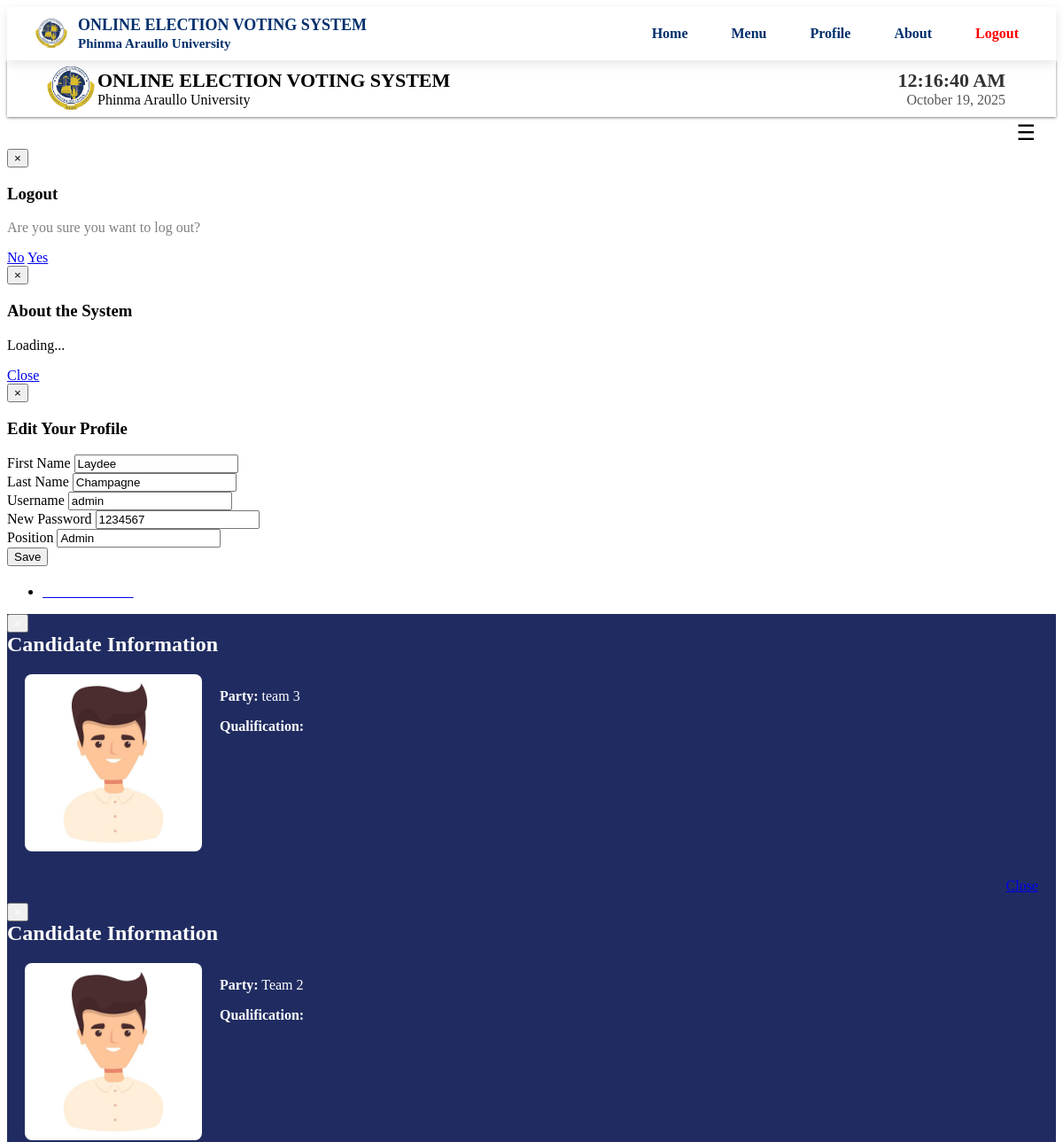
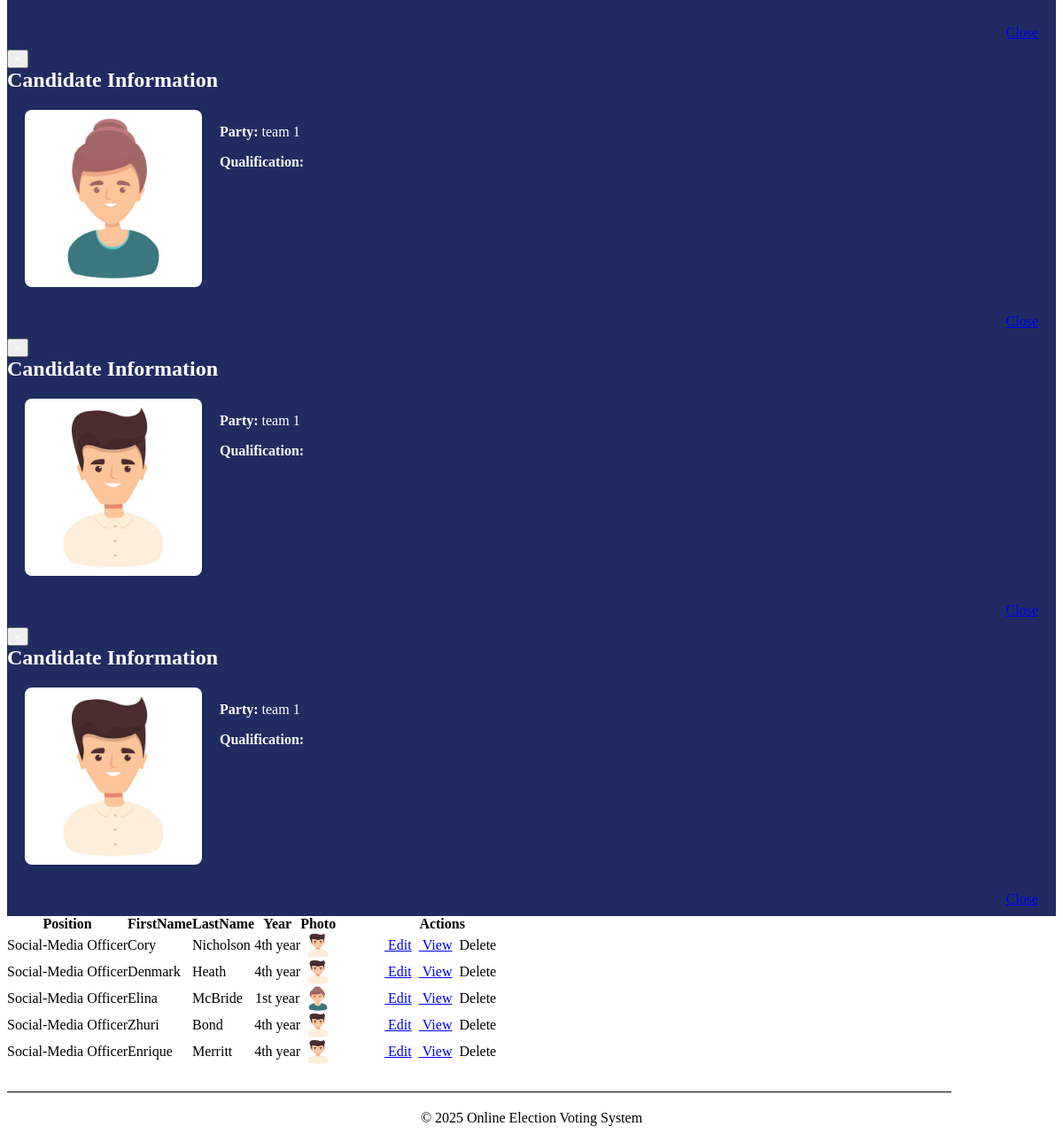
The page /admin/Socialmediaofficer.php (signed in) on the database its author committed (2 pictures, top to bottom).
### tables this page shows
CREATE TABLE `users` (
  `User_id` int(11) NOT NULL,
  `FirstName` varchar(100) NOT NULL,
  `LastName` varchar(100) NOT NULL,
  `UserName` varchar(100) NOT NULL,
  `Password` varchar(100) NOT NULL,
  `User_Type` varchar(50) NOT NULL,
  `Position` varchar(100) NOT NULL
);

CREATE TABLE `candidate` (
  `CandidateID` int(11) NOT NULL,
  `abc` varchar(1) NOT NULL,
  `Position` varchar(200) NOT NULL,
  `Party` varchar(100) NOT NULL,
  `FirstName` varchar(200) NOT NULL,
  `LastName` varchar(200) NOT NULL,
  `MiddleName` varchar(100) NOT NULL,
  `Gender` varchar(6) NOT NULL,
  `Year` varchar(100) NOT NULL,
  `Photo` varchar(200) NOT NULL,
  `Qualification` text NOT NULL
);

### admin/session.php (called while the page is built, shortened)
<?php
$id_session=$_SESSION['id'];
?>

### admin/Socialmediaofficer.php (the view, shortened to what this page needs)
<?php
include('session.php');
include('header.php');
include('dbcon.php');
?>
</head>
<body>
<?php include('nav_top.php'); ?>
<div class="wrapper">
<div class="home_body">
<?php include('menusidebar.php'); ?>
<section style="margin-top: 20px;">
<section>
	<div id="element" class="hero-body">
	<div class="pagination">
		  <ul>
    <li><a href="new_candidate.php"><font color="white"><i class="icon-plus icon-large"></i>Add Candidates</font></a></li>
    </ul>
	</div>
	<table class="users-table">
<div class="demo_jui">
		<table cellpadding="0" cellspacing="0" border="0" class="display" id="log" class="jtable">
			<thead>
				<tr>
				<th>Position</th>
				<th>FirstName</th>
				<th>LastName</th>
				<th>Year</th>
				<th>Photo</th>
				<th>Actions</th>
				</tr>
			</thead>
			<tbody>
<?php $candidate_query=mysqli_query($conn,"select  * from candidate where Position='Social-Media Officer'");
		while($candidate_rows=mysqli_fetch_array($candidate_query)){ $id=$candidate_rows['CandidateID'];
		?>
<tr class="del<?php echo $id ?>">
	<td align="center"><?php echo $candidate_rows['Position']; ?></td>
	<td><?php echo $candidate_rows['FirstName']; ?></td>
	<td><?php echo $candidate_rows['LastName']; ?></td>
	<td align="center"><?php echo $candidate_rows['Year']; ?></td>
	<td align="center"><img class="pic" width="40" height="30" src="<?php echo $candidate_rows['Photo'];?>" border="0" onmouseover="showtrail('<?php echo $candidate_rows['Photo'];?>','<?php echo $candidate_rows['FirstName']." ".$candidate_rows['LastName'];?> ',200,5)" onmouseout="hidetrail()"></a></td>
	<td width="240" align="center">
	<a class="btn btn-Success" href="edit_candidate.php<?php echo '?id='.$id; ?>"><i class="icon-edit icon-large"></i>&nbsp;Edit</a>&nbsp;
	<a class="btn btn-info"  data-toggle="modal" href="#<?php echo $id; ?>" ><i class="icon-list icon-large"></i>&nbsp;View</a>
	<a class="btn btn-danger1" id="<?php echo $id; ?>"><i class="icon-trash icon-large"></i>&nbsp;Delete</a>&nbsp;
	</td>
<div class="modal hide fade" id="<?php echo htmlspecialchars($id); ?>">
  <div class="modal-header" style="background-color: #202c61; color: white;">
    <button type="button" class="close" data-dismiss="modal" style="color:white;">×</button>
    <h1 style="margin: 0; font-size: 24px;">Candidate Information</h1>
  </div>
  <div class="modal-body" style="
    background-color: #202c61;
    color: white;
    display: flex;
    gap: 20px;
    align-items: flex-start;
    max-height: 400px;
    overflow-y: auto;
    padding: 20px;">
    <div style="flex-shrink: 0;">
      <img
        src="<?php echo htmlspecialchars($candidate_rows['Photo']); ?>"
        alt="Candidate Photo"
        style="max-height: 200px; width: auto; border-radius: 8px; object-fit: contain;">
    </div>
    <div style="flex-grow: 1; overflow-wrap: break-word;">
      <p><strong>Party:</strong> <?php echo htmlspecialchars($candidate_rows['Party']); ?></p>
      <p><strong>Qualification:</strong><br>
      </p>
    </div>
  </div>
  <div class="modal-footer" style="background-color: #202c61; text-align: right; padding: 10px 20px;">
    <a href="#" class="btn btn-secondary" data-dismiss="modal" style="color: border: 1px solid white;">Close</a>
  </div>
</div>
		</div>
		</div>
	</tr>
<?php } ?>
<?php include('footer.php')?>
</body>
</html>

### admin/header.php (shortened to what this page needs)
<?php
$active = isset($activePage) ? strtolower($activePage) : '';
?>
<header>
  <div class="logo-section">
    <img src="images/au.png" alt="Logo">
    <div class="title">
      ONLINE ELECTION VOTING SYSTEM<br>
      <small>Phinma Araullo University</small>
    </div>
  </div>
  <nav>
    <div class="nav-item">
      <a href="home.php" class="<?php echo $active==='home'?'active':''; ?>">
        <i class="fas fa-home"></i> Home
      </a>
    </div>
    <div class="nav-item">
      <a href="#"><i class="fas fa-list-ul"></i> Menu</a>
    </div>
    <div class="nav-item">
      <a href="#"><i class="fas fa-user-circle"></i> Profile</a>
    </div>
    <div class="nav-item">
      <a href="#"><i class="fas fa-info-circle"></i> About</a>
    </div>
    <div class="nav-item">
      <a href="logout.php" style="color:red;">
        <i class="fas fa-sign-out-alt"></i> Logout
      </a>
    </div>
  </nav>
</header>

### admin/nav_top.php (shortened to what this page needs)
<div class="navbar navbar-fixed-top">
  <div class="navbar-inner" style="background-color: #fff; box-shadow: 0 1px 3px rgba(0,0,0,0.5);">
    <div class="navbar-container" style="max-width: 1100px; margin: 0 auto; display: flex; justify-content: space-between; align-items: center; padding: 0px 0px; flex-wrap: wrap;">
      <div class="brand-container" style="display: flex; align-items: center; gap: 0px;">
        <a class="brand" href="#">
          <img src="images/au.png" width="60" height="60" style="display: block;">
        </a>
        <div class="brand-text" style="text-align: left;">
          <h2 class="site-title" style="color: #000; margin: 0; font-size: 22px; transition: color 0.3s;"
              onmouseover="this.style.color='#196f38'"
              onmouseout="this.style.color='#000'">
            ONLINE ELECTION VOTING SYSTEM
          </h2>
          <div class="chmsc_nav" style="font-size: 16px; color: #000; transition: color 0.3s; cursor: pointer;"
               onmouseover="this.style.color='#196f38'"
               onmouseout="this.style.color='#000'">
            Phinma Araullo University
          </div>
        </div>
      </div>
      <div class="date-time-box" style="background-color: #fff; padding: 10px 15px; border-radius: 8px; text-align: right; min-width: 180px;">
        <div style="font-weight: bold; font-size: 22px; color: #333;">
          <span id="time-now"></span>
        </div>
        <div style="font-size: 16px; color: #555;">
          <span id="date-now"></span>
        </div>
      </div>
    </div>
  </div>
</div>

### admin/menusidebar.php (shortened to what this page needs)
<div class="navbar2">
  <div class="navbar-inner">
    <div class="container">
      <button class="hamburger pull-right" onclick="toggleSidebar()">&#9776;</button>
    </div>
  </div>
</div>
<div class="modal hide fade" id="logoutModal">
  <div class="modal-header">
    <button type="button" class="close" data-dismiss="modal">×</button>
    <h3>Logout</h3>
  </div>
  <div class="modal-body">
    <p style="color: gray;">Are you sure you want to log out?</p>
  </div>
  <div class="modal-footer">
    <a href="#" class="btn" data-dismiss="modal">No</a>
    <a href="logout.php" class="btn btn-primary">Yes</a>
  </div>
</div>
<div class="modal hide fade" id="aboutModal">
  <div class="modal-header">
    <button type="button" class="close" data-dismiss="modal">×</button>
    <h3>About the System</h3>
  </div>
  <div class="modal-body" id="aboutContent">
    <p>Loading...</p>
  </div>
  <div class="modal-footer">
    <a href="#" class="btn" data-dismiss="modal">Close</a>
  </div>
</div>
<div class="modal hide fade" id="profileModal" tabindex="-1" role="dialog">
  <div class="modal-dialog" style="max-width: 600px;">
    <div class="modal-content hero-profile">
      <div class="modal-header">
        <button type="button" class="close" data-dismiss="modal">×</button>
        <h3>Edit Your Profile</h3>
      </div>
      <div class="modal-body">
        <?php
        $query = mysqli_query($conn, "SELECT * FROM users WHERE User_id = '$id_session'");
        $row = mysqli_fetch_assoc($query);
        ?>
        <form method="post">
          <div class="form-group">
            <label>First Name</label>
            <input type="text" name="firstname" value="<?php echo $row['FirstName']; ?>" class="form-control" required>
          </div>
          <div class="form-group">
            <label>Last Name</label>
            <input type="text" name="lastname" value="<?php echo $row['LastName']; ?>" class="form-control" required>
          </div>
          <div class="form-group">
            <label>Username</label>
            <input type="text" name="username" value="<?php echo $row['UserName']; ?>" class="form-control" required>
          </div>
          <div class="form-group">
            <label>New Password</label>
            <input type="text" name="password" value="<?php echo $row['Password']; ?>" class="form-control" required>
          </div>
          <div class="form-group">
            <label>Position</label>
            <input type="text" value="<?php echo $row['Position']; ?>" class="form-control" readonly>
          </div>
          <input type="submit" name="save" value="Save" class="btn btn-primary">
        </form>
      </div>
    </div>
  </div>
</div>

### admin/footer.php (shortened to what this page needs)
<footer class="responsive-footer1">
  <hr class="footer-line1">
  <div class="footer-content1">
    <p
      onmouseover="this.style.color='#196f38'"
      onmouseout="this.style.color=''"
    >
      &copy; 2025 Online Election Voting System
    </p>
  </div>
</footer>

### admin/header.php (style rules this page uses)
header { background: var(--white); box-shadow: var(--shadow); padding: 10px 30px; display: flex; justify-content: space-between; align-items: center; flex-wrap: wrap; position: sticky; position: -webkit-sticky; top: 0; z-index: 1000; }
.logo-section { display: flex; align-items: center; gap: 10px; }
.logo-section img { height: 40px; }
.logo-section .title { font-weight: 700; font-size: 18px; color: var(--primary-color); line-height: 1.2; }
nav { display: flex; align-items: center; gap: 25px; }
.nav-item { position: relative; }
.nav-item > a { text-decoration: none; color: var(--primary-color); font-weight: 600; padding: 8px 12px; border-radius: 6px; display: inline-block; transition: var(--transition); }

### admin/menusidebar.php (style rules this page uses)
.navbar2 { width: 100%; max-width: 100%; box-sizing: border-box; overflow-x: visible; padding: 0; }
.navbar-inner { width: 100%; max-width: 100%; box-sizing: border-box; }
.navbar2 .container { width: 100% !important; max-width: 100%; box-sizing: border-box; display: flex; flex-wrap: wrap; justify-content: space-between; align-items: center; overflow-x: visible; padding: 0 15px; }
.hamburger { font-size: 24px; background: transparent; border: none; color: #000; cursor: pointer; padding: 4px 8px; margin-left: auto; }

### admin/footer.php (style rules this page uses)
.footer-line1 { border: none; border-top: 1px solid #000; width: 90%; margin: 20px 0; }
.responsive-footer1 { background-color: #fff; padding: 10px 0; text-align: center; }
.footer-content1 p { display: inline-block; margin: 0; transition: color 0.3s; color: #000; }

### rows shown on the page
users: firstname "Laydee", lastname "Champagne", username "admin", password "1234567", Position "Admin"
candidate: Position "Social-Media Officer", FirstName "Cory", LastName "Nicholson", Year "4th year", Photo (picture), Party "team 3"
candidate: Position "Social-Media Officer", FirstName "Denmark", LastName "Heath", Year "4th year", Photo (picture), Party "Team 2"
candidate: Position "Social-Media Officer", FirstName "Elina", LastName "McBride", Year "1st year", Photo (picture), Party "team 1"
candidate: Position "Social-Media Officer", FirstName "Zhuri", LastName "Bond", Year "4th year", Photo (picture), Party "team 1"
candidate: Position "Social-Media Officer", FirstName "Enrique", LastName "Merritt", Year "4th year", Photo (picture), Party "team 1"
